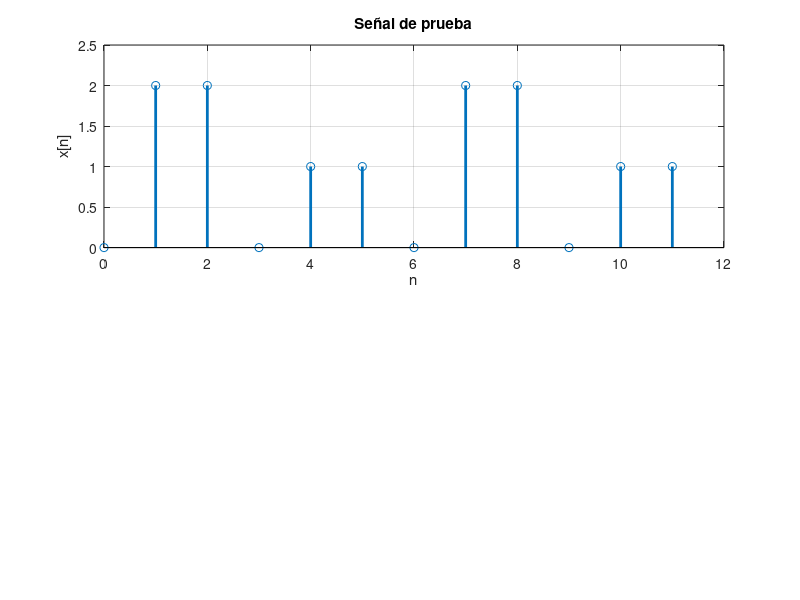

Write MATLAB code to recreate this figure. (Note: this script raises an error after producing the figure.)
%>>>>>>>>>>>>TRANSFORMADA DE FOURIER<<<<<<<<<<
%Defina el conjuto de muestras
x=[0,2,2,0,1,1,0,2,2,0,1,1];
n=[0,1,2,3,4,5,6,7,8,9,10,11];
%Grafica de la funcion original
subplot(2,1,1)
stem(n,x,'linewidth',2);grid on;axis([0,12,0,2.5])
xlabel('n');ylabel('x[n]');title('Señal de prueba');
%Syms es un tipo de variable simbolica que le 
%permite definir funciones matematicas.
syms k x(k)
%la expresion 1i(uno i-latina) indica que es un número complejo
%Los puntos suspensivos indican que la instruccion continua abajo
x(k)=2*exp(-2*1i*pi*k/7)+2*exp(-2*1i*pi*k*2/7)...
     +exp(-2*1i*pi*k*4/7)+exp(-2*1i*pi*k*5/7);
%Rango de valores para k
k=-10:0.2:10;
%Grafica de la transformada de Fourier
subplot(2,1,2)
plot(k,x(k),'linewidth',2);grid on;axis([-10,10,-1,6.5]);
xlabel('k[Frecuencia en Hz]');ylabel('X(k)');
title('Transformada de Fuourier');